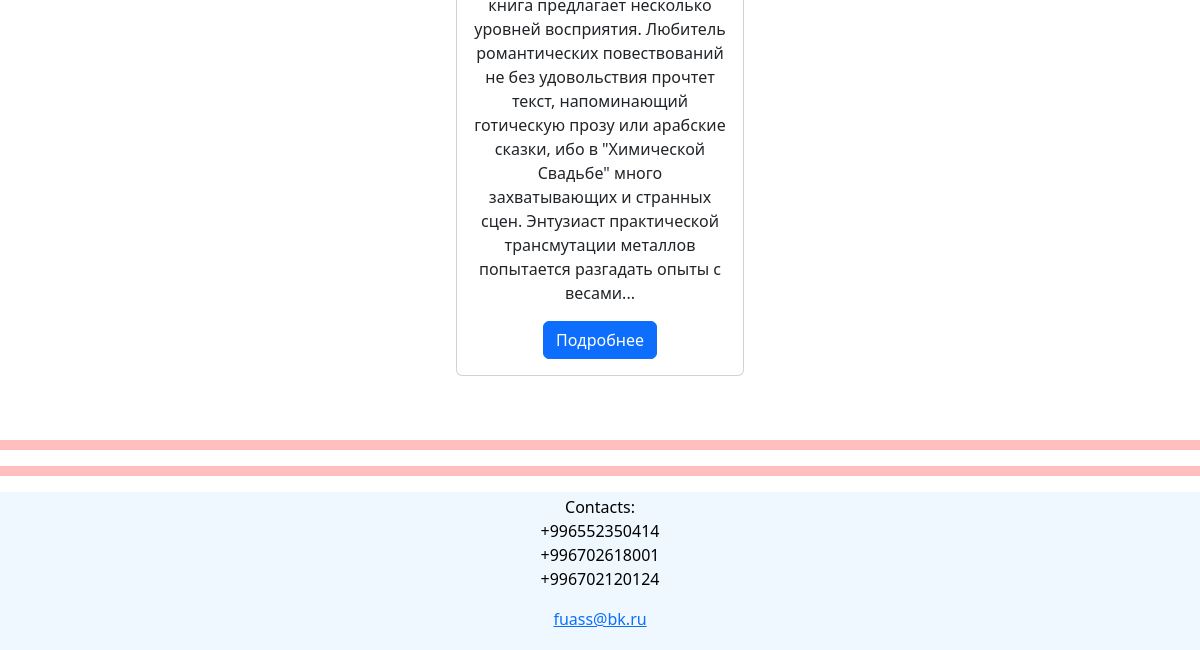
Before: /book/ (lower part) with the older database file.
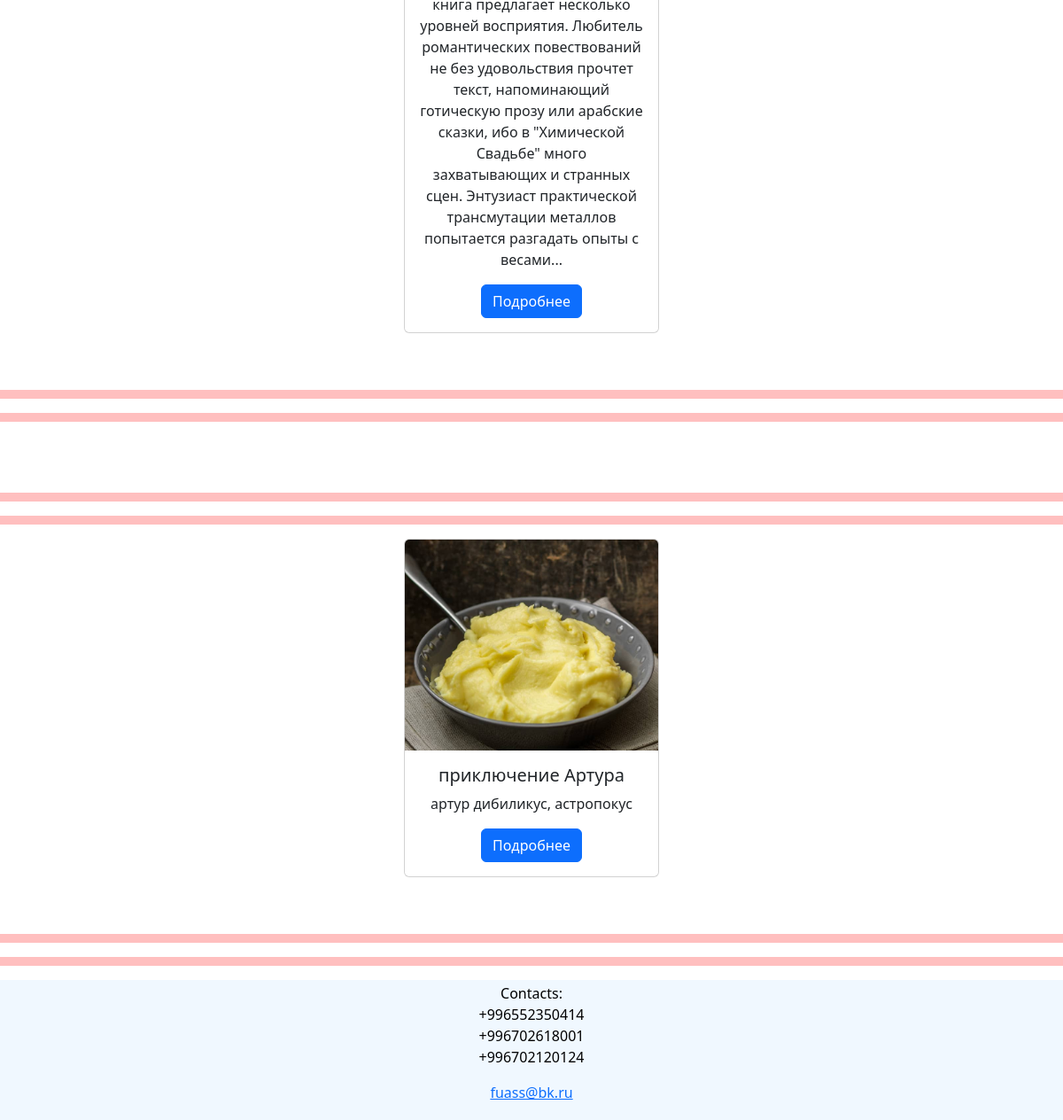
After: the same page with the newer database file.
### book/models.py (models this page shows, shortened)
class Book(models.Model):
    DEFAULT_CHOICES = (
        ('5', '5'),
        ('4', '4'),
        ('3', '3'),
        ('2', '2'),
        ('1', '1'),
    )
    GENRE = (
        ('HORROR', 'HORROR'),
        ('COMEDY', 'COMEDY'),
        ('FANTASY', 'FANTASY'),
        ('THRILLER', 'THRILLER'),
        ('ROMAN', 'ROMAN'),
        ('DETECTIVE', 'DETECTIVE'),
        ('ADVENTURE', 'ADVENTURE'),
    )
    title = models.CharField('Название книги', max_length=100)
    author = models.CharField('Автор книги', max_length=100)
    description = models.TextField('Описание книги')
    image = models.ImageField('Картинка', upload_to='')
    quantity = models.PositiveIntegerField('Количество страниц')
    genre = models.CharField('Жанр', max_length=100, choices=GENRE)
    link = models.URLField('Ссылка на книгу')
    price = models.PositiveIntegerField('Цена')
    mass = models.PositiveIntegerField('Масса книги в граммах')
    age_limit = models.PositiveIntegerField('Возрастное ограничение')
    rating = models.CharField('Рейтинг', max_length=100, choices=DEFAULT_CHOICES, null=True)
    created_dates = models.DateTimeField(auto_now_add=True, null=True)
    updated_dates = models.DateTimeField(auto_now=True, null=True)

### book/views.py (the view)
# urls.py: path('book/', views.book_no_full_view, name='book'),
def book_no_full_view(request):
    book = models.Book.objects.all()
    return render(request, 'book.html', {'book': book})

### templates/book.html
{% include 'header.html' %}
<center>
    {% for i in book %}
    <br><br>
    <hr><hr>
<div class="card" style="width: 18rem;">
  <img src="{{i.image.url}}" class="card-img-top" alt="...">
  <div class="card-body">
    <h5 class="card-title">{{i.title}}</h5>
    <p class="card-text">{{i.description}}</p>
    <a href="/book/{{i.id}}" class="btn btn-primary">Подробнее</a>
  </div>
</div>
    <br><br>
    <hr>
    <hr>
    {% endfor %}
</center>
{% include 'footer.html' %}

### templates/header.html (shortened to what this page needs)
<!DOCTYPE html>
<html lang="en">
<head>
    <link href="https://cdn.jsdelivr.net/npm/bootstrap@5.3.0-alpha1/dist/css/bootstrap.min.css" rel="stylesheet">
</head>
<body>

### templates/footer.html
{% load static %}
<link rel="stylesheet" href="{% static 'css/style.css' %}">
<footer>
  <p>Contacts: <br>+996552350414<br>+996702618001<br>+996702120124</p>
  <p><a href="mailto:hege@example.com">fuass@bk.ru</a></p>
</footer>
</body>
</html>

### static/css/style.css (style rules this page uses)
body { background: url("https://oir.mobi/uploads/posts/2021-03/1616535163_47-p-fon-knigi-61.jpg"); }
footer { display: block; text-align: center; padding: 3px; background-color: aliceblue; color: black; }
hr { border: none; color: red; background-color: red; height: 10px; }

Changed rows visible on the page:
added Book: image (picture), title "приключение Артура", description "артур дибиликус, астропокус"
